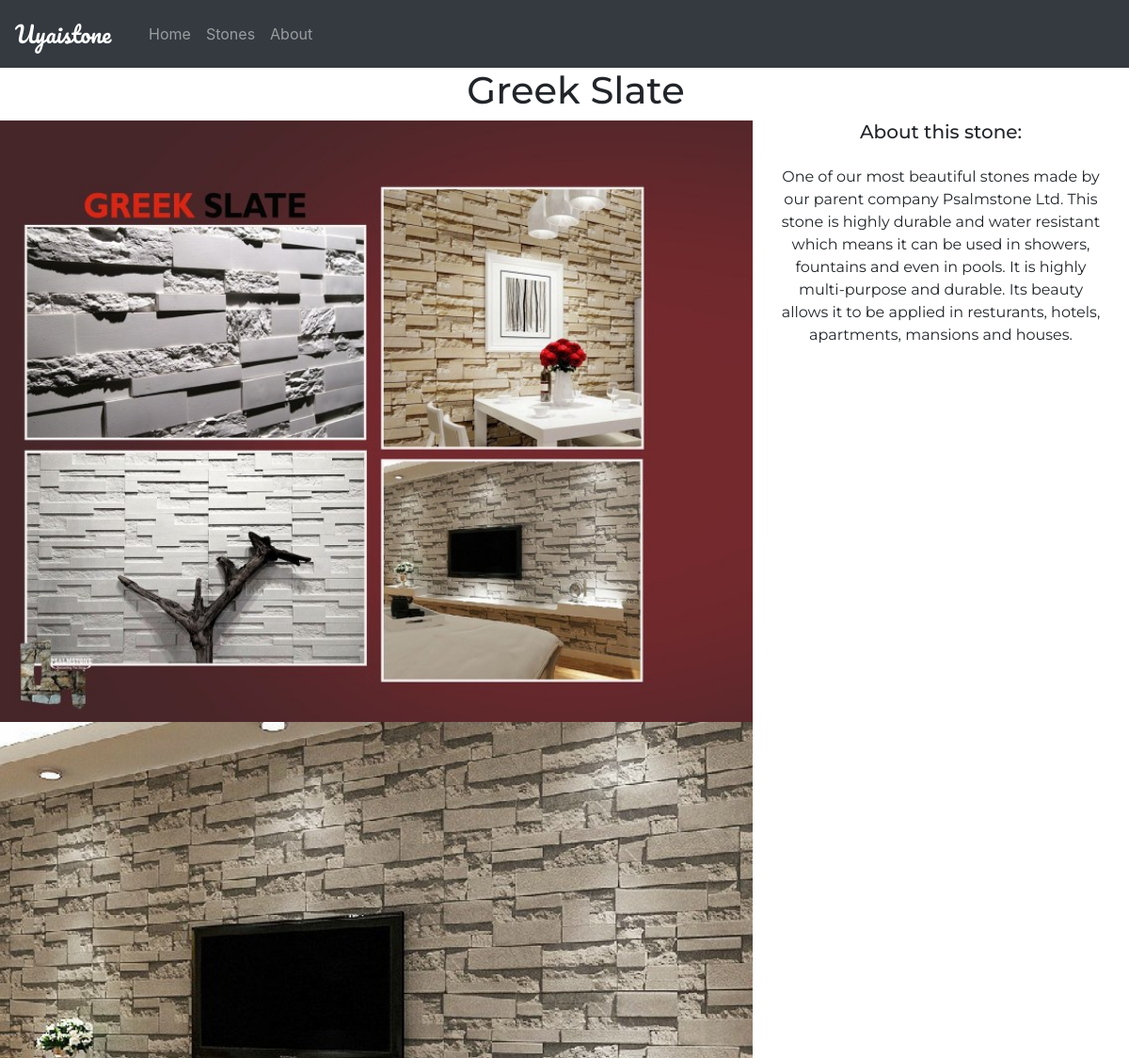
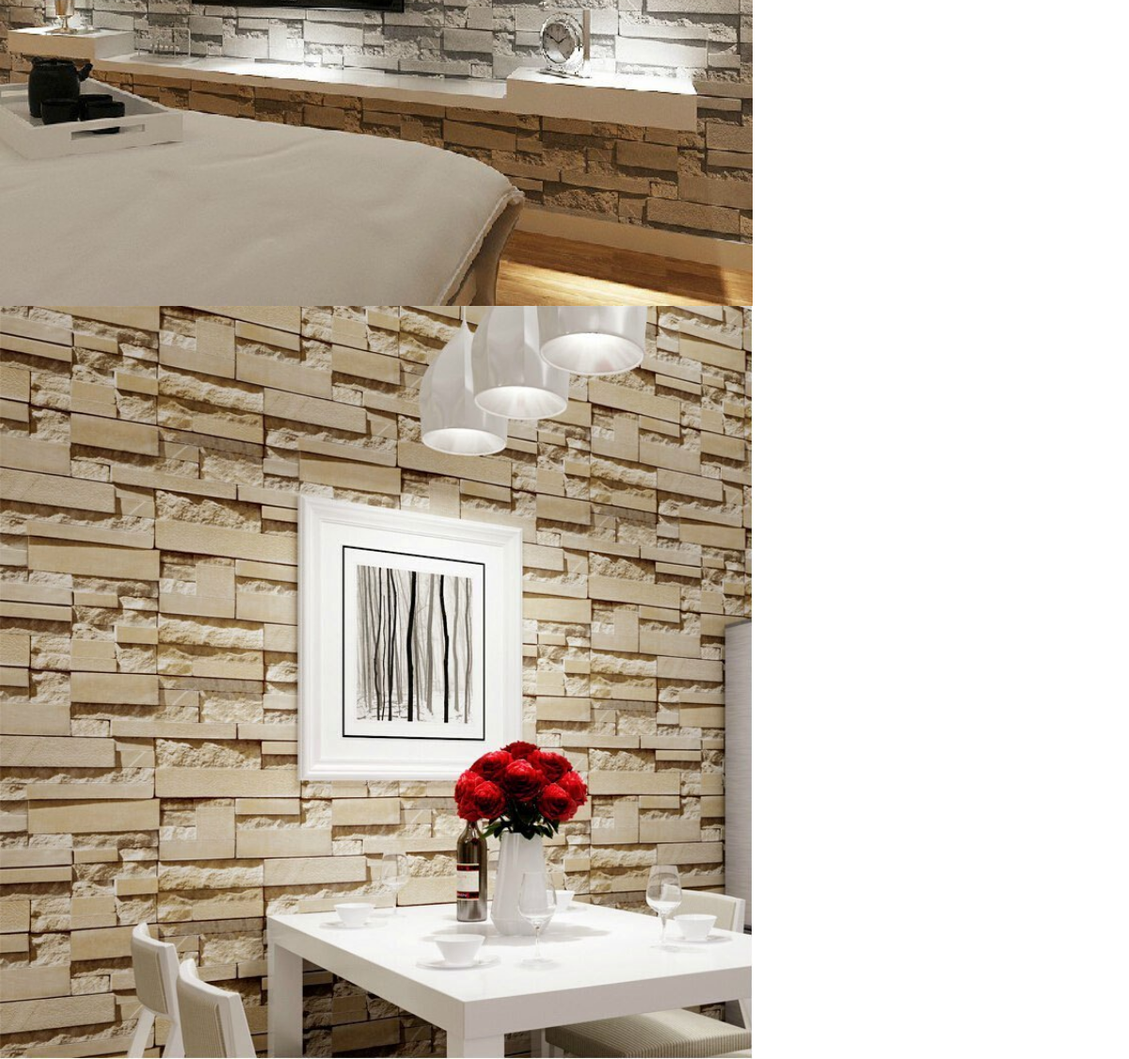
/Products/1/, run on the app's committed database (2 pictures, top to bottom).
### home/models.py (models this page shows, shortened)
class Stone(models.Model):
    stone= models.CharField(max_length=100)
    shortdesc = models.CharField(max_length=100 , null=True)
    description = models.TextField()
    images = models.ImageField(upload_to='images/', blank=True)
    images2 = models.ImageField(upload_to='images/', blank=True)
    images3 = models.ImageField(upload_to='images/', blank=True)

### home/views.py (the view)
# urls.py: path('Products/<int:pk>/', views.stone_detail, name='stone_detail'),
def stone_detail(request, pk):
    stone = Stone.objects.get(pk=pk)
    context ={
        'stone':stone
    }
    return render(request, 'stone_detail.html', context)

### templates/stone_detail.html (shortened to what this page needs)
{% extends 'base.html' %}
{% block content %}
    <h1 style="font-family: montserrat; margin-left: 2vw;" class="text-center">{{stone.stone}}</h1>
    <div class="row no-gutters">
        <div class="col-md-8 ">
            <img src="{{ stone.images.url }}" alt="" width="100%">
            <img src="{{ stone.images2.url }}" alt="" width="100%">
            <img src="{{ stone.images3.url }}" alt="" width="100%">
        </div>
        <div class="col-md-4">
            <h5 style=" font-family: montserrat;" class="text-center">About this stone:</h5>
            <p style=" margin:2vw; font-family: montserrat;" class="text-center">{{ stone.description }}</p>
        </div>
    </div>
{% endblock content %}

### templates/base.html (style rules this page uses)
body { padding: 0; margin: 0; }

### data on the page
Stone: stone "Greek Slate", images (picture), images2 (picture), images3 (picture), description "One of our most beautiful stones made by our parent company Psalmstone Ltd. This stone is highly durable and water resistant which means it can be used in showers, fountains and even in pools. It is highly multi-purpose and durable. Its beauty allows it to be applied in resturants, hotels, apartments, mansions and houses."
